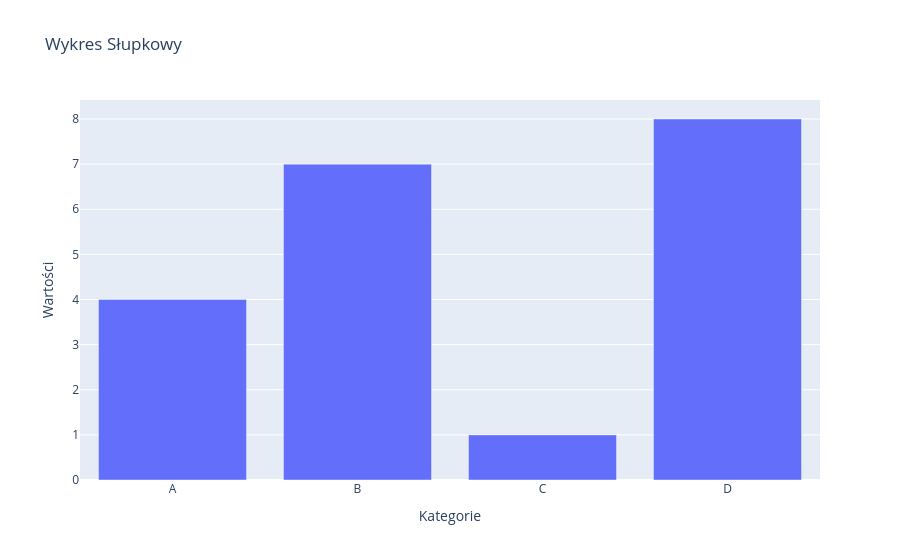

The code cell stored with this chart in its notebook:
### Code cell
# Dane
kategorie = ['A', 'B', 'C', 'D']
wartosci = [4, 7, 1, 8]

# Tworzenie wykresu słupkowego
fig = px.bar(x=kategorie, y=wartosci, title="Wykres Słupkowy", labels={'x':"Kategorie", 'y':"Wartości"})
fig.show()

### Figure 1 — Plotly figure (JSON) as saved in the notebook; plotly's stock layout.template omitted (floating-point values rounded to 4 significant figures)
{"data": [{"hovertemplate": "Kategorie=%{x}<br>Wartości=%{y}<extra></extra>", "legendgroup": "", "marker": {"color": "#636efa", "pattern": {"shape": ""}}, "name": "", "orientation": "v", "showlegend": false, "textposition": "auto", "type": "bar", "x": ["A", "B", "C", "D"], "xaxis": "x", "y": [4, 7, 1, 8], "yaxis": "y"}], "layout": {"barmode": "relative", "legend": {"tracegroupgap": 0}, "title": {"text": "Wykres Słupkowy"}, "xaxis": {"anchor": "y", "domain": [0, 1], "title": {"text": "Kategorie"}}, "yaxis": {"anchor": "x", "domain": [0, 1], "title": {"text": "Wartości"}}}}
